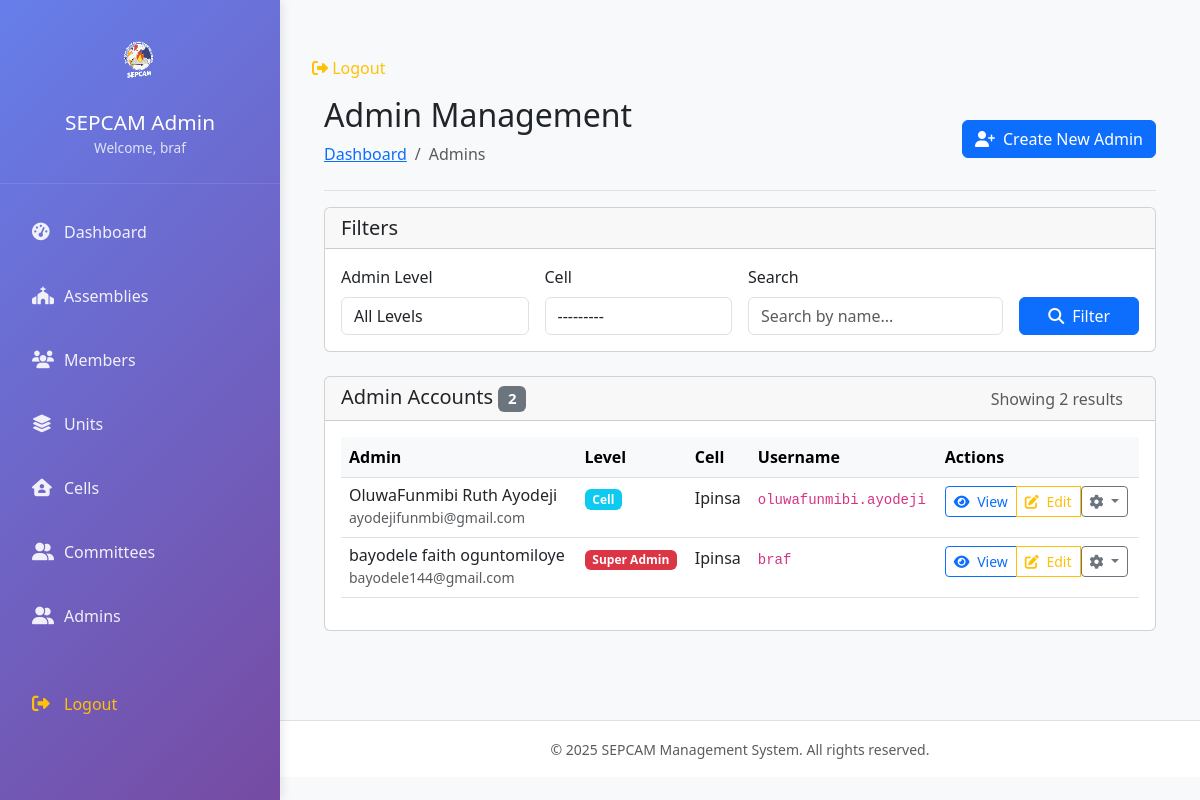
Page /admins/ (signed in) on the earlier database version.
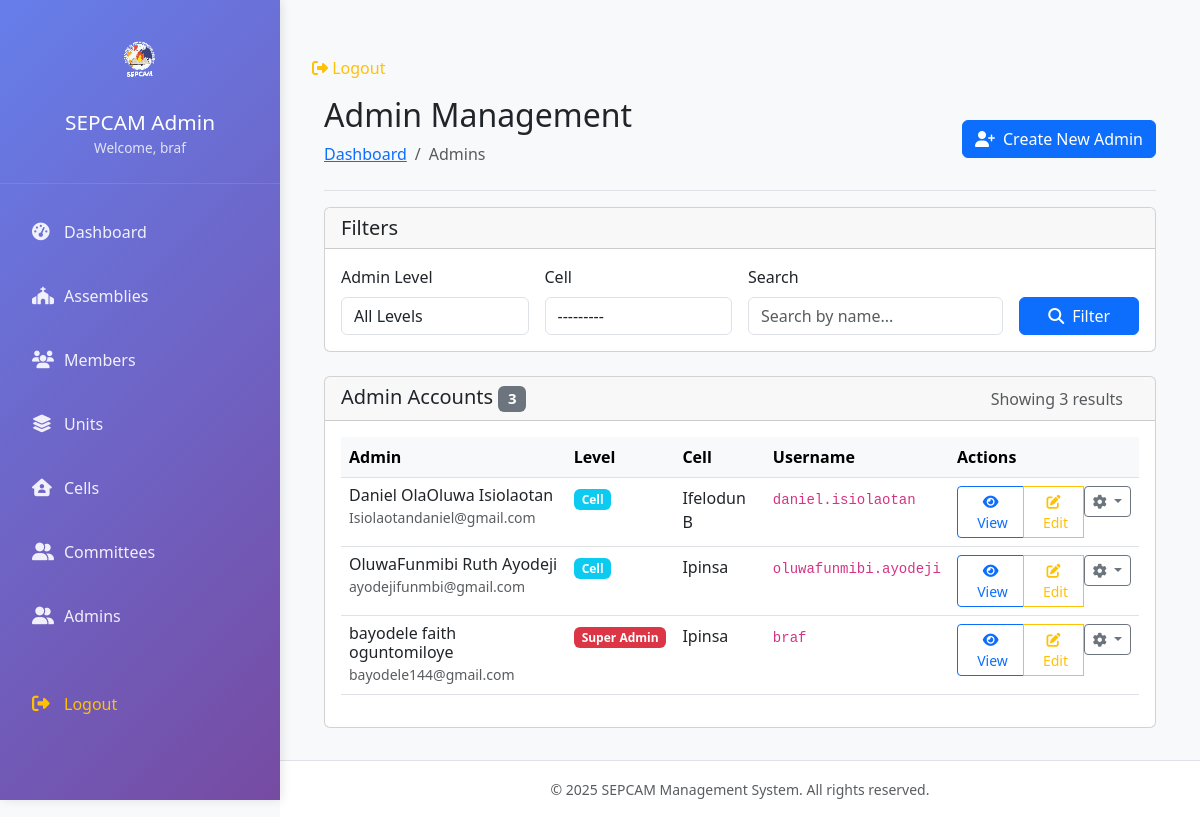
Same page on the later database version.
### core/models.py (models this page shows, shortened)
class Admin(models.Model):
    ADMIN_TYPE_CHOICES = [
        ("SUPERADMIN", "Super Admin"),
        ("Cell", "Cell"),
        ("MODERATOR", "Moderator"),
        ("Inventory", "Inventory"),
    ]
    member = models.OneToOneField(
        Member, on_delete=models.CASCADE, related_name="admin_profile"
    )
    assembly = models.ForeignKey(
        Assembly, on_delete=models.CASCADE, related_name="admins"
    )
    level = models.CharField(max_length=100, choices=ADMIN_TYPE_CHOICES, default="Cell")
    cell = models.ForeignKey(
        Cell,
        on_delete=models.CASCADE,
        related_name="cell_admins",
        null=True,
        blank=True,
    )
    user_account = models.OneToOneField(
        User,
        on_delete=models.CASCADE,
        related_name="admin_account",
        null=True,
        blank=True,
    )
    @property
    def is_superadmin(self):
        return self.level == "SUPERADMIN"
    @property
    def is_cell_admin(self):
        return self.level == "Cell"
    @property
    def is_moderator(self):
        return self.level == "MODERATOR"
    @property
    def is_inventory_admin(self):
        return self.level == "Inventory"
    def get_full_name(self):
        return self.member.get_full_name()

class Member(models.Model):
    GENDER_CHOICES = [
        ("M", "Male"),
        ("F", "Female"),
        ("O", "Other"),
    ]
    MARITAL_STATUS_CHOICES = [
        ("SINGLE", "Single"),
        ("MARRIED", "Married"),
        ("DIVORCED", "Divorced"),
        ("WIDOWED", "Widowed"),
        ("SEPARATED", "Separated"),
    ]
    MEMBERSHIP_STATUS_CHOICES = [
        ("ACTIVE", "Active"),
        ("INACTIVE", "Inactive"),
        ("VISITOR", "Visitor"),
        ("NEW_MEMBER", "New Member"),
        ("TRANSFERRED", "Transferred"),
    ]
    assembly = models.ForeignKey(
        Assembly, on_delete=models.CASCADE, related_name="members"
    )
    first_name = models.CharField(max_length=100)
    last_name = models.CharField(max_length=100)
    middle_name = models.CharField(max_length=100, blank=True)
    date_of_birth = models.DateField(null=True, blank=True)
    gender = models.CharField(max_length=10, choices=GENDER_CHOICES)
    marital_status = models.CharField(
        max_length=10, choices=MARITAL_STATUS_CHOICES, blank=True
    )
    month_of_birth = models.CharField(max_length=20, null=True, blank=True)
    email = models.EmailField(blank=True)
    phone = models.CharField(max_length=20, blank=True)
    address = models.TextField(blank=True)
    emergency_contact_name = models.CharField(max_length=200, blank=True)
    emergency_contact_phone = models.CharField(max_length=20, blank=True)
    unit = models.ForeignKey(
        Unit, on_delete=models.SET_NULL, null=True, blank=True, related_name="members"
    )
    other_unit = models.ForeignKey(
        Unit,
        on_delete=models.SET_NULL,
        null=True,
        blank=True,
        related_name="other_unit_members",
    )
    membership_status = models.CharField(
        max_length=15, choices=MEMBERSHIP_STATUS_CHOICES, default="ACTIVE"
    )
    membership_date = models.DateField(null=True, blank=True)
    cell = models.ForeignKey(Cell, on_delete=models.SET_NULL, null=True, blank=True)
    baptism_date = models.DateField(null=True, blank=True)
    confirmation_date = models.DateField(null=True, blank=True)
    photo = models.ImageField(upload_to="member_photos/", null=True, blank=True)
    created_at = models.DateTimeField(auto_now_add=True)
    updated_at = models.DateTimeField(auto_now=True)
    def get_full_name(self):
        return f"{self.first_name} {self.middle_name + ' ' if self.middle_name else ''}{self.last_name}"
    class Meta:
        ordering = ["last_name", "first_name"]

class Cell(models.Model):
    name = models.CharField(max_length=200)
    created_at = models.DateField()
    def __str__(self):
        return self.name

### core/adminviews.py (the view, shortened to what this page needs)
# urls.py: path("admins/", adminviews.AdminListView.as_view(), name="admin_list"),
class AdminListView(SuperAdminRequiredMixin, ListView):
    model = Admin
    template_name = "admins/admin_list.html"
    context_object_name = "admins"
    paginate_by = 20
    def get_queryset(self):
        queryset = Admin.objects.all()
        level = self.request.GET.get("level")
        search = self.request.GET.get("search")
        cell_id = self.request.GET.get("cell")
        assembly_id = self.request.GET.get("assembly")
        if level:
            queryset = queryset.filter(level=level)
        if cell_id:
            queryset = queryset.filter(cell_id=cell_id)
        if assembly_id:
            queryset = queryset.filter(assembly_id=assembly_id)
        return queryset.select_related(
            "member", "assembly", "cell", "user_account"
        ).order_by("member__first_name", "member__last_name")
    def get_context_data(self, **kwargs):
        context = super().get_context_data(**kwargs)
        context["filter_form"] = AdminFilterForm(self.request.GET)
        context["total_count"] = self.get_queryset().count()
        context["assemblies"] = Assembly.objects.all()  # Add assemblies for filter
        return context

### core/adminforms.py
class AdminFilterForm(forms.Form):
    LEVEL_CHOICES = [("", "All Levels")] + Admin.ADMIN_TYPE_CHOICES
    level = forms.ChoiceField(
        choices=LEVEL_CHOICES,
        required=False,
        widget=forms.Select(attrs={"class": "form-control"}),
    )
    cell = forms.ModelChoiceField(
        queryset=Cell.objects.all(),
        required=False,
        widget=forms.Select(attrs={"class": "form-control"}),
    )
    search = forms.CharField(
        required=False,
        widget=forms.TextInput(
            attrs={"class": "form-control", "placeholder": "Search by name..."}
        ),
    )

### core/adminviews.py (called while the page is built)
    def dispatch(self, request, *args, **kwargs):
        if not request.user.is_authenticated:
            return self.handle_no_permission()
        if (
            not hasattr(request.user, "admin_account")
            or not request.user.admin_account.is_superadmin
        ):
            messages.error(request, "Only super administrators can access this page.")
            return redirect("dashboard")
        return super().dispatch(request, *args, **kwargs)

### core/templates/admins/admin_list.html (shortened to what the changed rows need)
{% extends 'base.html' %}
{% load static %}
{% block content %}
<div class="container-fluid">
    <div
        class="d-flex justify-content-between flex-wrap flex-md-nowrap align-items-center pt-3 pb-2 mb-3 border-bottom">
        <div>
            <h1 class="h2">Admin Management</h1>
        </div>
    </div>
    <div class="card">
        <div class="card-header d-flex justify-content-between align-items-center">
            <h5 class="card-title mb-0">
                Admin Accounts <span class="badge bg-secondary">{{ total_count }}</span>
            </h5>
            <div class="d-flex align-items-center">
                <span class="text-muted me-3 d-none d-md-block">Showing {{ admins|length }} results</span>
            </div>
        </div>
        <div class="card-body">
            {% if admins %}
            <div class="table-responsive">
                <table class="table table-hover">
                    <thead class="table-light">
                        <tr>
                            <th>Admin</th>
                            <th class="d-none d-md-table-cell">Level</th>
                            <th class="d-none d-lg-table-cell">Cell</th>
                            <th class="d-none d-lg-table-cell">Username</th>
                            <th>Actions</th>
                        </tr>
                    </thead>
                    <tbody>
                        {% for admin in admins %}
                        <tr>
                            <td>
                                <div class="d-flex align-items-center">
                                    <div>
                                        <h6 class="mb-0">{{ admin.get_full_name }}</h6>
                                        <small class="text-muted">{{ admin.member.email }}</small>
                                    </div>
                                </div>
                            </td>
                            <td class="d-none d-md-table-cell">
                                <span
                                    class="badge bg-{% if admin.is_superadmin %}danger{% elif admin.is_moderator %}warning{% else %}info{% endif %}">
                                    {{ admin.get_level_display }}
                                </span>
                            </td>
                            <td class="d-none d-lg-table-cell">
                                {{ admin.cell.name|default:"-" }}
                            </td>
                            <td class="d-none d-lg-table-cell">
                                <code>{{ admin.user_account.username }}</code>
                            </td>
                            <td>
                                <div class="btn-group">
                                    <a href="{% url 'admin_detail' admin.pk %}" class="btn btn-sm btn-outline-primary"
                                        title="View Details">
                                        <i class="fas fa-eye"></i>
                                        <span class="d-none d-sm-inline ms-1">View</span>
                                    </a>
                                    <a href="{% url 'admin_update' admin.pk %}" class="btn btn-sm btn-outline-warning"
                                        title="Edit">
                                        <i class="fas fa-edit"></i>
                                        <span class="d-none d-sm-inline ms-1">Edit</span>
                                    </a>
                                    <div class="dropdown d-inline">
                                        <button class="btn btn-sm btn-outline-secondary dropdown-toggle" type="button"
                                            data-bs-toggle="dropdown">
                                            <i class="fas fa-cog"></i>
                                        </button>
                                    </div>
                                </div>
                            </td>
                        </tr>
                        {% endfor %}
                    </tbody>
                </table>
            </div>
            {% endif %}
        </div>
    </div>
</div>
{% endblock %}

Differences in the rows shown:
added Admin: get_full_name "Daniel OlaOluwa Isiolaotan", member.email "Isiolaotandaniel@gmail.com", level "Cell", cell.name "Ifelodun B", user_account.username "daniel.isiolaotan"
Other differences:
{{ total_count }}: "2" → "3"
{{ admins|length }}: "2" → "3"
